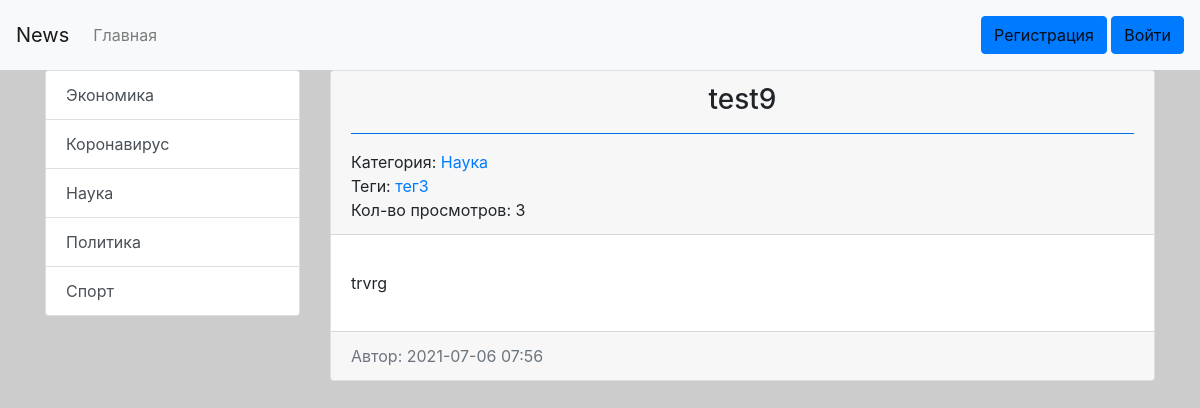
The app's page /post/test9/ with its own data.
### news/models.py (models this page shows, shortened)
class Category(models.Model):
    title = models.CharField(max_length=150)
    slug = models.SlugField(max_length=150, verbose_name='url', unique=True)
    def get_absolute_url(self):
        return reverse('category', kwargs={'slug': self.slug})
    def __str__(self):
        return self.title
    class Meta:
        verbose_name = 'Категория'
        verbose_name_plural = 'Категории'
        ordering = ['title']

class Post(models.Model):
    author = models.ForeignKey(User, blank=True, verbose_name='Автор', on_delete=models.CASCADE)
    title = models.CharField(max_length=150, verbose_name='Наименование')
    slug = models.SlugField(max_length=150, verbose_name='url', unique=True)
    content = models.TextField(blank=True, verbose_name='Контент')
    created_at = models.DateTimeField(auto_now_add=True, verbose_name='Опубликовано')
    updated_at = models.DateTimeField(auto_now=True, verbose_name='Обновлено')
    photo = models.ImageField(upload_to='photos/%Y/%m/%d/', verbose_name='Фото', blank=True)
    is_published = models.BooleanField(default=True, verbose_name='Отображать')
    category = models.ForeignKey(Category, on_delete=models.PROTECT, verbose_name='Категория', related_name='posts')
    tags = models.ManyToManyField(Tag, blank=True, verbose_name='Тег', related_name='posts')
    views = models.IntegerField(default=0, verbose_name='Кол-во просмотров')
    class Meta:
        verbose_name = 'Новость'
        verbose_name_plural = 'Новости'
        ordering = ['-created_at']

class Tag(models.Model):
    title = models.CharField(max_length=50)
    slug = models.SlugField(max_length=50, verbose_name='url', unique=True)
    def get_absolute_url(self):
        return reverse('tag', kwargs={'slug': self.slug})
    class Meta:
        verbose_name = 'Тег'
        verbose_name_plural = 'Теги'
        ordering = ['title']

### news/views.py (the view)
# urls.py: path('post/<str:slug>/', ViewPost.as_view(), name='post'),
class ViewPost(DetailView):
    model = Post
    template_name = 'news/news_detail.html'
    context_object_name = 'post'
    def get_context_data(self, *, object_list=None, **kwargs):
        context = super().get_context_data(**kwargs)
        self.object.views = F('views') + 1
        self.object.save()
        self.object.refresh_from_db()
        return context

### news/templatetags/news_tags.py (called while the page is built)
@register.inclusion_tag('news/list_categories.html')
def show_categories():
    categories = Category.objects.annotate(cnt=Count('posts')).filter(cnt__gt=0)
    return {'categories': categories}

### news/templates/news/news_detail.html (shortened to what this page needs)
{% extends "base.html" %}
{% block sidebar %}
{% include 'inc/_sidebar.html' %}
{% endblock %}
{% block content %}
<div class="card mb-3">
    <div class="card-header">
        <h3 class="card-title text-center">{{ post.title }}</h3>
        <hr align="center" size="3" color="#007bff" />
        <span>
            Категория: <a href="{{ post.category.get_absolute_url }}">{{ post.category }}</a>
        </span>
        <br>
        {% if post.tags.exists %}
        <span>
            Теги:
            {% for tag in post.tags.all %}
            <a href="{{ tag.get_absolute_url }}">{{ tag.title }}</a>
            {% endfor %}
        </span>
        <br>
        {% endif %}
        <span >
            Кол-во просмотров: {{ post.views }}
        </span>
    </div>
    <div class="card-body">
        <p class="card-text">{{ post.content|safe|linebreaks }}</p>
    </div>
    <div class="card-footer text-muted">
     Автор: {{ post.author }} {{ post.created_at|date:"Y-m-d H:i" }}
    </div>
</div>
{% endblock %}

### news/templates/news/list_categories.html
<div class="list-group">
    {% for item in categories %}
    <a href="{{ item.get_absolute_url }}" class="list-group-item list-group-item-action">{{ item.title }}</a>
    {% endfor %}
</div>

### sitenews/static/css/style.css (style rules this page uses)
body { background-color: #ccc; }

### records on screen
Category: title "Экономика"
Category: title "Коронавирус"
Category: title "Наука"
Category: title "Политика"
Category: title "Спорт"
Post: title "test9", category "Наука", views "3", content "trvrg", created_at "2021-07-06 07:56"
Tag: title "тег3"
